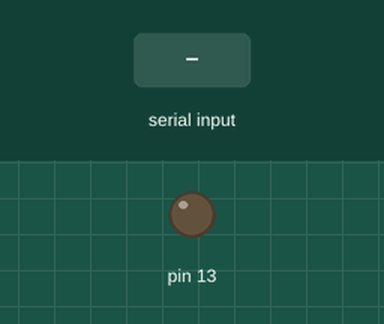
Simulated run of this sketch. Board: Arduino Uno, built with avr-gcc and run on an emulated ATmega328P. On the bench: output pins drawn as LEDs (lit = HIGH). The inputs (shaded band) are chosen by the test bench.

Above: at 1.2 s.
1.3 s: "1" received over Serial
At 2.3 s:
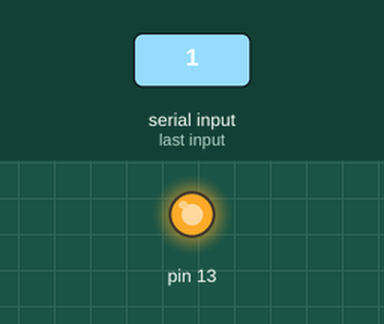
2.8 s: "0" received over Serial
At 3.4 s:
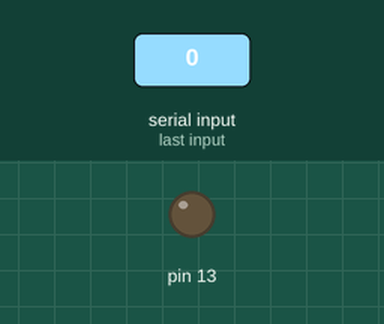
Timing chart, 0 to 5.8 s (numbered marks = the images above; inputs shaded):
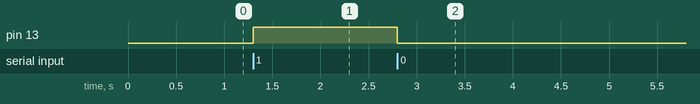

Measured:
- after the input at 1.3 s, pin 13: LOW → HIGH at once
- after the input at 2.8 s, pin 13: HIGH → LOW at once

The sketch:

led_bluetooth.ino
```cpp
int data;
void setup(){
Serial.begin(9600);
pinMode(13,OUTPUT);
}
void loop(){
if(Serial.available()!=0){
 data=Serial.read();
}
if(data=='1'){
 digitalWrite(13,HIGH);
}
else if(data=='0')
{
 digitalWrite(13,LOW);
}
}
```
